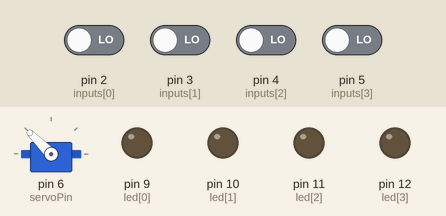
The sketch below on a simulated Arduino Uno, built with avr-gcc and run on an emulated ATmega328P. Shown: servo, output pins drawn as LEDs (lit = HIGH). The test bench sets the inputs (shaded band); at power-on: pin 2 (inputs[0]), pin 3 (inputs[1]), pin 4 (inputs[2]), pin 5 (inputs[3]) LOW.

Above: at 1.2 s.
1.3 s: pin 2 (inputs[0]) driven HIGH
At 1.6 s:
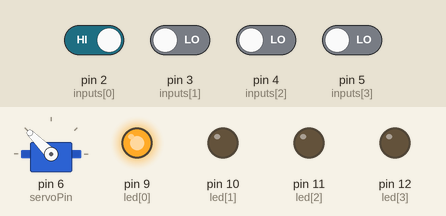
2.8 s: pin 3 (inputs[1]) driven HIGH
At 4.0 s:
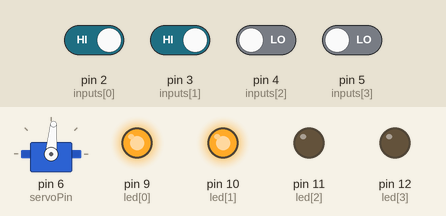
4.3 s: pin 4 (inputs[2]) driven HIGH
At 5.1 s:
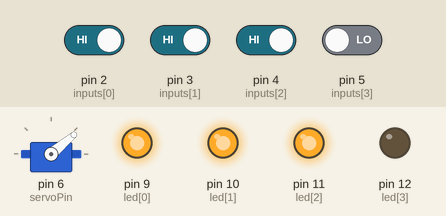
5.8 s: pin 5 (inputs[3]) driven HIGH
At 6.2 s:
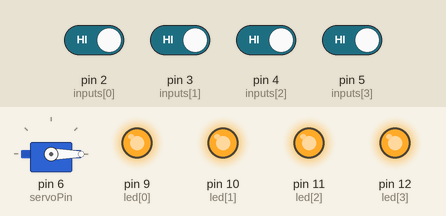
7.3 s: pin 5 (inputs[3]) driven LOW
At 8.5 s:
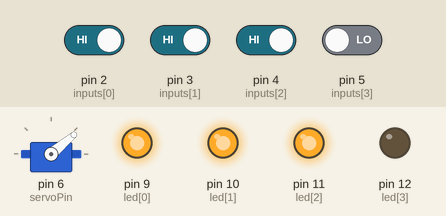
8.8 s: pin 4 (inputs[2]) driven LOW
At 9.7 s:
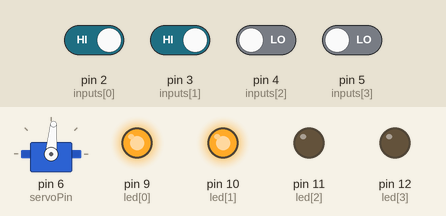
Timing chart, 0 to 11.3 s (numbered marks = the images above; inputs shaded):
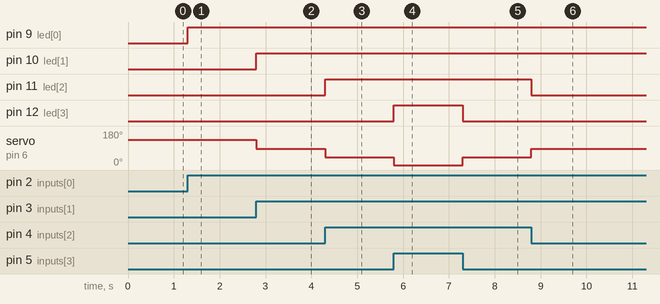

Measured:
- after the input at 1.3 s, pin 9 (led[0]): LOW → HIGH at once
- after the input at 2.8 s, pin 10 (led[1]): LOW → HIGH at once; servo on pin 6 (servoPin): 135° → 85° at once
- after the input at 4.3 s, pin 11 (led[2]): LOW → HIGH at once; servo on pin 6 (servoPin): 85° → 40° at once
- after the input at 5.8 s, pin 12 (led[3]): LOW → HIGH at once; servo on pin 6 (servoPin): 40° → 0° at once
- after the input at 7.3 s, pin 12 (led[3]): HIGH → LOW at once; servo on pin 6 (servoPin): 0° → 40° at once
- after the input at 8.8 s, pin 11 (led[2]): HIGH → LOW at once; servo on pin 6 (servoPin): 40° → 85° at once

The sketch:

_76_rain_rain_go_away_arduino_code.ino
```cpp
#include <Servo.h>

Servo myServo;
int servoPin = 6;
int led[] = {9, 10, 11, 12};
int inputs[] = {2, 3, 4, 5};
int angle[] = {135, 85, 40, 0};

void setup() {
    myServo.attach(servoPin);
    pinMode(led[0],OUTPUT);
    pinMode(led[1],OUTPUT);
    pinMode(led[2],OUTPUT);
    pinMode(led[3],OUTPUT);
    pinMode(inputs[0],INPUT);
    pinMode(inputs[1],INPUT);
    pinMode(inputs[2],INPUT);
    pinMode(inputs[3],INPUT);

    myServo.write(135); // initial position for servo motor
}

void loop() {
    int activeLed = -1;
    for (int i = 0; i < 4; i++) {
        if (digitalRead(inputs[i]) == HIGH) {
            activeLed = i;
        }
    }

    for (int i = 0; i < 4; i++) {
        if (i <= activeLed) {
            digitalWrite(led[i], HIGH);
        } else {
            digitalWrite(led[i], LOW);
        }
    }

    if (activeLed >= 0) {
        myServo.write(angle[activeLed]);
    }
}
```
